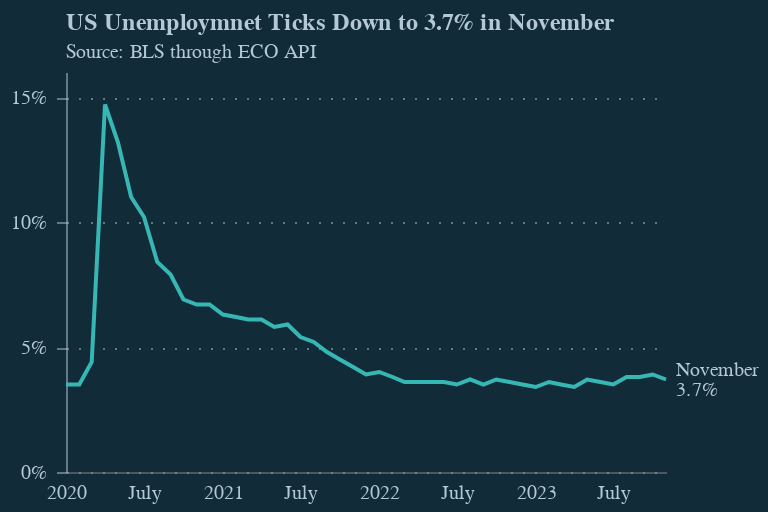

The notebook cell this image was saved under:
### Code cell
base = alt.Chart(df).encode(
    x=alt.X('Month:T',
                        axis=alt.Axis(
                title=None,
                labelColor="#b4c8d8",
                labelFont="Circular Std",
                gridColor="#b4c8d8",
                gridDash=[1, 5],
                gridOpacity=0,
                labelAlign="center",
                domainOpacity=0.5,
                labelOpacity=1,
                labelPadding=5,
                ticks=False,

            )

            
            ),
    y=alt.Y('Value:Q',
            axis=alt.Axis(
            title=None,
            gridColor="#b4c8d8",
            gridDash=[1, 5],
            labelFont="Circular Std",
            gridOpacity=0.5,            
            tickOpacity=0.5,
            format=".0%",
            domainOpacity=0.5,
            labelColor="#b4c8d8",
            labelOpacity=1,
            labelPadding=5,
            domainColor='#b4c8d8',
            tickColor='#b4c8d8'),
            
            
            ),
    color=alt.Color('Country:N', legend=None, scale=alt.Scale(reverse=False, range=[   
         "#36B7B4",
    "#00A767",
])),
)

bars = base.mark_line()

labels_1 = base.transform_filter("datum.index == 240").mark_text(
    align='left',
    baseline='middle',
    font='Circular Std',
    color='#b4c8d8',
    limit=48,
    ellipsis=".",
    dx = 5,
    dy=-5,
    fontSize=10,
    text=alt.expr("'November'"),
    opacity=1,
).encode(
    opacity=alt.value(1),
    color=alt.value('#b4c8d8'),
)

labels_2 = base.transform_filter("datum.index == 240").mark_text(
    align='left',
    baseline='middle',
    font='Circular Std',
    color='#b4c8d8',
    limit=48,
    ellipsis=".",
    dx = 5,
    dy=5,
    fontSize=10,
    text=alt.expr("'3.7%'"),
    opacity=1,
).encode(
    opacity=alt.value(1),
    color=alt.value('#b4c8d8'),
)


chart = bars + labels_1 + labels_2

chart = chart.properties(
    title={
        "text": ["US Unemploymnet Ticks Down to 3.7% in November"],
        "subtitle": ["Source: BLS through ECO API"],
                             "subtitleColor": "#b4c8d8",
        "fontSize": 12,
        "color": "#b4c8d8",
        "anchor": "start",
        "font": "Circular Std",
        "subtitleFont": "Circular Std",
        "dx": 28,
        "subtitleFontSize": 10,
    },
    width=300,
    height=200,
    background='#122b39',
).configure_view(
    strokeWidth=0
)

chart.save('us_unemp.json')
chart.save('us_unemp.png', scale_factor=3.0)

chart

### Figure 1 — Vega-Lite specification as saved in the notebook (floating-point values rounded to 4 significant figures)
{"config": {"view": {"continuousWidth": 300, "continuousHeight": 300, "strokeWidth": 0}}, "layer": [{"mark": {"type": "line"}, "encoding": {"color": {"field": "Country", "legend": null, "scale": {"range": ["#36B7B4", "#00A767"], "reverse": false}, "type": "nominal"}, "x": {"axis": {"domainOpacity": 0.5, "gridColor": "#b4c8d8", "gridDash": [1, 5], "gridOpacity": 0, "labelAlign": "center", "labelColor": "#b4c8d8", "labelFont": "Circular Std", "labelOpacity": 1, "labelPadding": 5, "ticks": false, "title": null}, "field": "Month", "type": "temporal"}, "y": {"axis": {"domainColor": "#b4c8d8", "domainOpacity": 0.5, "format": ".0%", "gridColor": "#b4c8d8", "gridDash": [1, 5], "gridOpacity": 0.5, "labelColor": "#b4c8d8", "labelFont": "Circular Std", "labelOpacity": 1, "labelPadding": 5, "tickColor": "#b4c8d8", "tickOpacity": 0.5, "title": null}, "field": "Value", "type": "quantitative"}}}, {"mark": {"type": "text", "align": "left", "baseline": "middle", "color": "#b4c8d8", "dx": 5, "dy": -5, "ellipsis": ".", "font": "Circular Std", "fontSize": 10, "limit": 48, "opacity": 1, "text": {"expr": "'November'"}}, "encoding": {"color": {"value": "#b4c8d8"}, "opacity": {"value": 1}, "x": {"axis": {"domainOpacity": 0.5, "gridColor": "#b4c8d8", "gridDash": [1, 5], "gridOpacity": 0, "labelAlign": "center", "labelColor": "#b4c8d8", "labelFont": "Circular Std", "labelOpacity": 1, "labelPadding": 5, "ticks": false, "title": null}, "field": "Month", "type": "temporal"}, "y": {"axis": {"domainColor": "#b4c8d8", "domainOpacity": 0.5, "format": ".0%", "gridColor": "#b4c8d8", "gridDash": [1, 5], "gridOpacity": 0.5, "labelColor": "#b4c8d8", "labelFont": "Circular Std", "labelOpacity": 1, "labelPadding": 5, "tickColor": "#b4c8d8", "tickOpacity": 0.5, "title": null}, "field": "Value", "type": "quantitative"}}, "transform": [{"filter": "datum.index == 240"}]}, {"mark": {"type": "text", "align": "left", "baseline": "middle", "color": "#b4c8d8", "dx": 5, "dy": 5, "ellipsis": ".", "font": "Circular Std", "fontSize": 10, "limit": 48, "opacity": 1, "text": {"expr": "'3.7%'"}}, "encoding": {"color": {"value": "#b4c8d8"}, "opacity": {"value": 1}, "x": {"axis": {"domainOpacity": 0.5, "gridColor": "#b4c8d8", "gridDash": [1, 5], "gridOpacity": 0, "labelAlign": "center", "labelColor": "#b4c8d8", "labelFont": "Circular Std", "labelOpacity": 1, "labelPadding": 5, "ticks": false, "title": null}, "field": "Month", "type": "temporal"}, "y": {"axis": {"domainColor": "#b4c8d8", "domainOpacity": 0.5, "format": ".0%", "gridColor": "#b4c8d8", "gridDash": [1, 5], "gridOpacity": 0.5, "labelColor": "#b4c8d8", "labelFont": "Circular Std", "labelOpacity": 1, "labelPadding": 5, "tickColor": "#b4c8d8", "tickOpacity": 0.5, "title": null}, "field": "Value", "type": "quantitative"}}, "transform": [{"filter": "datum.index == 240"}]}], "background": "#122b39", "data": {"name": "data-3b63d0b317878c6e114205814edc7d77"}, "height": 200, "title": {"text": ["US Unemploymnet Ticks Down to 3.7% in November"], "subtitle": ["Source: BLS through ECO API"], "subtitleColor": "#b4c8d8", "fontSize": 12, "color": "#b4c8d8", "anchor": "start", "font": "Circular Std", "subtitleFont": "Circular Std", "dx": 28, "subtitleFontSize": 10}, "width": 300, "$schema": "https://vega.github.io/schema/vega-lite/v5.8.0.json", "datasets": {"data-3b63d0b317878c6e114205814edc7d77": [{"index": 194, "Month": "2020-01-01T00:00:00", "Value": 0.035}, {"index": 195, "Month": "2020-02-01T00:00:00", "Value": 0.035}, {"index": 196, "Month": "2020-03-01T00:00:00", "Value": 0.044}, {"index": 197, "Month": "2020-04-01T00:00:00", "Value": 0.147}, {"index": 198, "Month": "2020-05-01T00:00:00", "Value": 0.132}, {"index": 199, "Month": "2020-06-01T00:00:00", "Value": 0.11}, {"index": 200, "Month": "2020-07-01T00:00:00", "Value": 0.102}, {"index": 201, "Month": "2020-08-01T00:00:00", "Value": 0.084}, {"index": 202, "Month": "2020-09-01T00:00:00", "Value": 0.079}, {"index": 203, "Month": "2020-10-01T00:00:00", "Value": 0.069}, {"index": 204, "Month": "2020-11-01T00:00:00", "Value": 0.067}, {"index": 205, "Month": "2020-12-01T00:00:00", "Value": 0.067}, {"index": 206, "Month": "2021-01-01T00:00:00", "Value": 0.063}, {"index": 207, "Month": "2021-02-01T00:00:00", "Value": 0.062}, {"index": 208, "Month": "2021-03-01T00:00:00", "Value": 0.061}, {"index": 209, "Month": "2021-04-01T00:00:00", "Value": 0.061}, {"index": 210, "Month": "2021-05-01T00:00:00", "Value": 0.058}, {"index": 211, "Month": "2021-06-01T00:00:00", "Value": 0.059}, {"index": 212, "Month": "2021-07-01T00:00:00", "Value": 0.054}, {"index": 213, "Month": "2021-08-01T00:00:00", "Value": 0.052}, {"index": 214, "Month": "2021-09-01T00:00:00", "Value": 0.048}, {"index": 215, "Month": "2021-10-01T00:00:00", "Value": 0.045}, {"index": 216, "Month": "2021-11-01T00:00:00", "Value": 0.042}, {"index": 217, "Month": "2021-12-01T00:00:00", "Value": 0.039}, {"index": 218, "Month": "2022-01-01T00:00:00", "Value": 0.04}, {"index": 219, "Month": "2022-02-01T00:00:00", "Value": 0.038}, {"index": 220, "Month": "2022-03-01T00:00:00", "Value": 0.036}, {"index": 221, "Month": "2022-04-01T00:00:00", "Value": 0.036}, {"index": 222, "Month": "2022-05-01T00:00:00", "Value": 0.036}, {"index": 223, "Month": "2022-06-01T00:00:00", "Value": 0.036}, {"index": 224, "Month": "2022-07-01T00:00:00", "Value": 0.035}, {"index": 225, "Month": "2022-08-01T00:00:00", "Value": 0.037}, {"index": 226, "Month": "2022-09-01T00:00:00", "Value": 0.035}, {"index": 227, "Month": "2022-10-01T00:00:00", "Value": 0.037}, {"index": 228, "Month": "2022-11-01T00:00:00", "Value": 0.036}, {"index": 229, "Month": "2022-12-01T00:00:00", "Value": 0.035}, {"index": 230, "Month": "2023-01-01T00:00:00", "Value": 0.034}, {"index": 231, "Month": "2023-02-01T00:00:00", "Value": 0.036}, {"index": 232, "Month": "2023-03-01T00:00:00", "Value": 0.035}, {"index": 233, "Month": "2023-04-01T00:00:00", "Value": 0.034}, {"index": 234, "Month": "2023-05-01T00:00:00", "Value": 0.037}, {"index": 235, "Month": "2023-06-01T00:00:00", "Value": 0.036}, {"index": 236, "Month": "2023-07-01T00:00:00", "Value": 0.035}, {"index": 237, "Month": "2023-08-01T00:00:00", "Value": 0.038}, {"index": 238, "Month": "2023-09-01T00:00:00", "Value": 0.038}, {"index": 239, "Month": "2023-10-01T00:00:00", "Value": 0.039}, {"index": 240, "Month": "2023-11-01T00:00:00", "Value": 0.037}]}}
